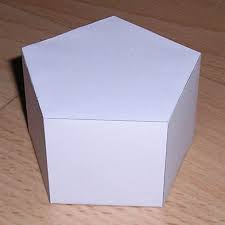
#> input picture Day-17/input/sample 7.jpg, 225 x 225 px; its folder holds only this picture in this run
$ python challenge_task.py
#> lines starting #> are read from the running program, lines starting #| are printed output that depends on the picture; after the words box and inside, x2 and y2 are one past the last pixel; in counts of white or black regions, pixels touching at a corner belong together
import cv2
import os

def find_image_path(i):
    possible_names = [
        f"input/sample{i}.jpg",
        f"input/sample{i}.png",
        f"input/sample{i}.jpeg",
        f"input/sample {i}.jpg",
        f"input/sample {i}.png",
        f"input/sample {i}.jpeg",
    ]
    for name in possible_names:
        if os.path.exists(name):
            return name
    return None


challenge_images = []
for i in range(1, 11):
    path = find_image_path(i)
    if path:
        challenge_images.append(path)
    else:
        print(f"Warning: Could not find image for sample {i}")


def classify_shape(contour):
    perimeter = cv2.arcLength(contour, True)
    approx = cv2.approxPolyDP(contour, 0.04 * perimeter, True)
    corners = len(approx)

    if corners == 3:
        return "Triangle"
    elif corners == 4:
        x, y, w, h = cv2.boundingRect(approx)
        aspect_ratio = w / float(h)
        return "Square" if 0.95 <= aspect_ratio <= 1.05 else "Rectangle"
    elif corners > 4:
        return "Circle"
    return "Polygon"


print("===== CHALLENGE TASK: 10 SHAPE IMAGES =====\n")
os.makedirs("output/challenge", exist_ok=True)

for path in challenge_images:
    name = os.path.splitext(os.path.basename(path))[0]
    img = cv2.imread(path)
#> img is the input picture: shape (225, 225, 3); mean B, G, R 160.6, 152.7, 167.9
    if img is None:
        print(f"[{name}] Error: could not read {path} - skipping.")
        continue

    gray = cv2.cvtColor(img, cv2.COLOR_BGR2GRAY)
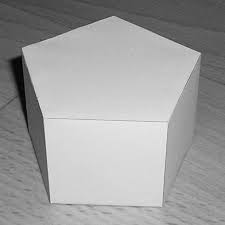
#> gray: shape (225, 225); min 0, max 235, mean 158.2
    _, thresh = cv2.threshold(gray, 127, 255, cv2.THRESH_BINARY_INV)
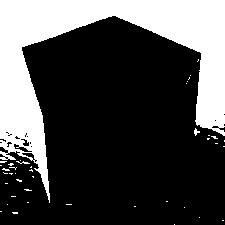
#> thresh: shape (225, 225); 28.9% white; 41 white regions (38 under 20 px)
    contours, _ = cv2.findContours(thresh, cv2.RETR_EXTERNAL, cv2.CHAIN_APPROX_SIMPLE)
#> contours = 41 contours, 40 with area under 20; largest, box (x1, y1, x2, y2) and area: (0, 0, 225, 203) 14022

    # Fallback to Otsu thresholding if standard thresholding finds no shapes
    if sum(1 for c in contours if cv2.contourArea(c) >= 100) == 0:
        _, thresh = cv2.threshold(gray, 0, 255, cv2.THRESH_BINARY_INV + cv2.THRESH_OTSU)
        contours, _ = cv2.findContours(thresh, cv2.RETR_EXTERNAL, cv2.CHAIN_APPROX_SIMPLE)

    contour_img = img.copy()
    cv2.drawContours(contour_img, contours, -1, (0, 255, 0), 2)
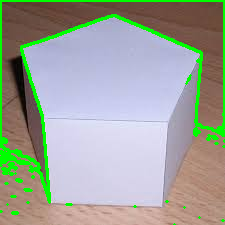
#> contour_img: shape (225, 225, 3); 7.27% of pixels changed, all inside (x1, y1, x2, y2) = (0, 0, 225, 225)

    final = img.copy()
    shape_count = 0
    for c in contours:
        area = cv2.contourArea(c)
        if area < 100:
            continue
        shape = classify_shape(c)
        x, y, w, h = cv2.boundingRect(c)
        cv2.drawContours(final, [c], -1, (0, 255, 0), 2)
        cv2.putText(final, shape, (x, y - 10), cv2.FONT_HERSHEY_SIMPLEX,
                    0.6, (255, 0, 0), 2)
        shape_count += 1
#> this loop made 41 passes
#> (area, perimeter in classify_shape, corners in classify_shape, shape, x, y, w, h) on pass 41: (14022, 1179.5, 6, 'Circle', 0, 0, 225, 203)
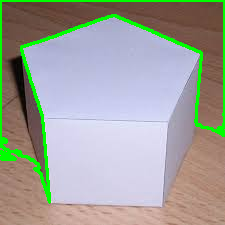
#> final: shape (225, 225, 3); 6.01% of pixels changed, all inside (x1, y1, x2, y2) = (0, 0, 225, 204)
#> after the loop, shape_count = 1

    cv2.imwrite(f"output/challenge/{name}_original.jpg", img)
    cv2.imwrite(f"output/challenge/{name}_contours.jpg", contour_img)
    cv2.imwrite(f"output/challenge/{name}_final.jpg", final)

    print(f"[{name}] {img.shape[1]}x{img.shape[0]} -> {shape_count} shape(s) detected")
#| [sample 7] 225x225 -> 1 shape(s) detected

print("\nChallenge Task complete. Results saved to output/challenge/")

$ run again, on Day-17/input/sample8.jpg
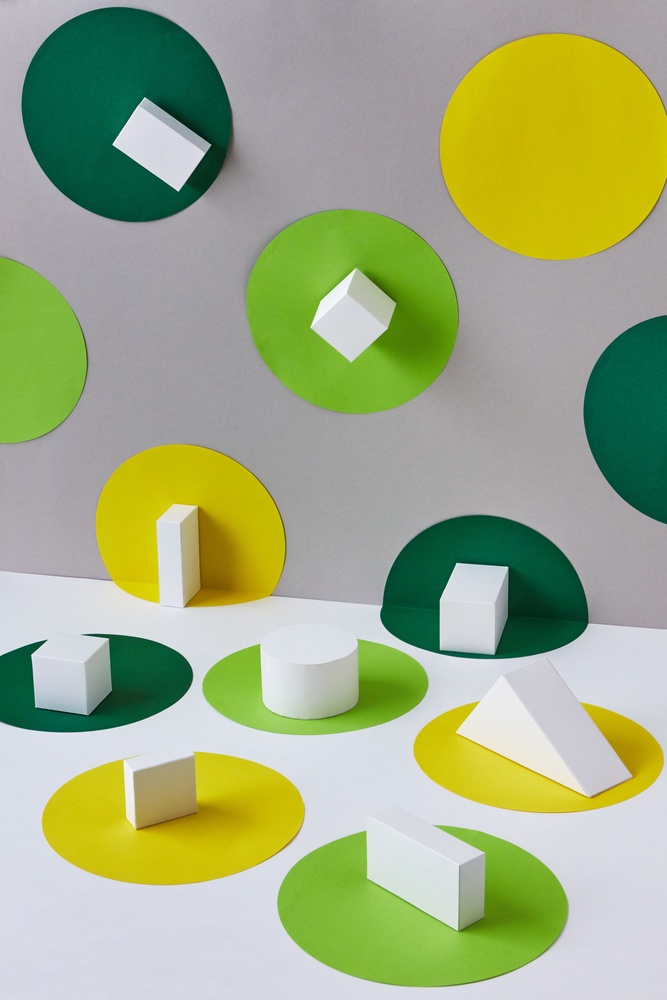
#> input picture Day-17/input/sample8.jpg, 667 x 1000 px, shrunk from 3799 x 5698 before the run
#> img is the input picture: shape (1000, 667, 3); mean B, G, R 132.1, 173.4, 161
#> `_, thresh = cv2.threshold(gray, 127, 255, cv2.THRESH_BINARY_INV)`:
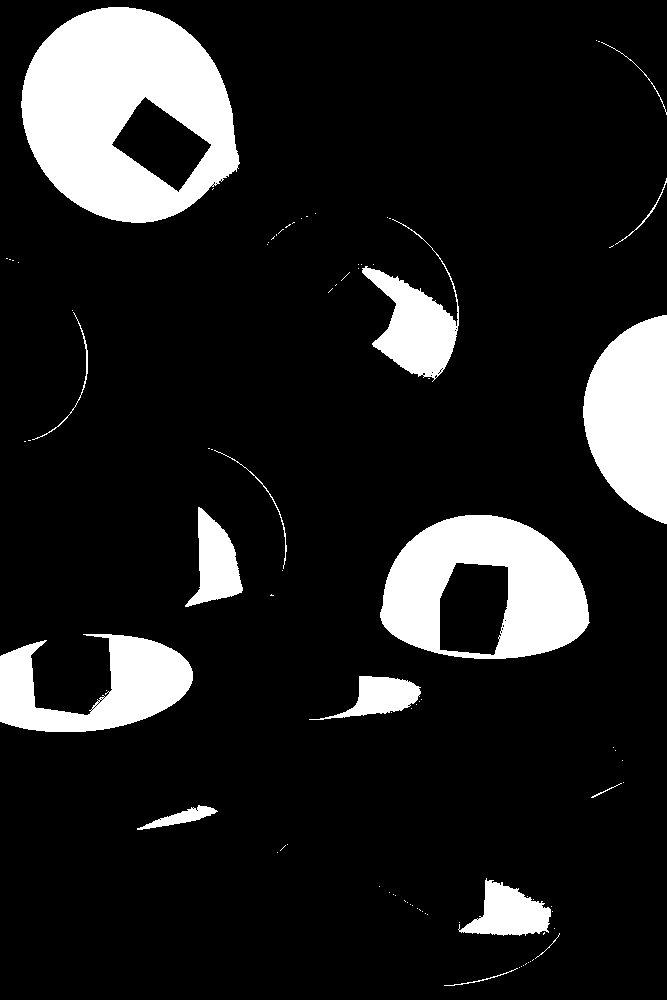
#> thresh: shape (1000, 667); 13.2% white; 91 white regions (75 under 20 px)
#> contours = 91 contours, 78 with area under 20; largest, box (x1, y1, x2, y2) and area: (21, 7, 240, 223) 35650, (380, 515, 590, 659) 23374, (583, 315, 667, 524) 12800, (0, 634, 193, 732) 9926, (362, 219, 459, 382) 5469
#> contour_img: shape (1000, 667, 3); 2.41% of pixels changed, all inside (x1, y1, x2, y2) = (0, 6, 667, 987)
#> the loop `for c in contours:` made 91 passes
#> (area, perimeter in classify_shape, corners in classify_shape, shape, x, y, w, h) on passes 30, 46, 47, 50, 51, 58: (2871.5, 339.8, 5, 'Circle', 458, 878, 93, 58), (2030.5, 295.7, 5, 'Circle', 309, 676, 112, 44), (9926, 751.2, 7, 'Circle', 0, 634, 193, 98), (23374, 593.9, 6, 'Circle', 380, 515, 210, 144), (2885.5, 280.2, 5, 'Circle', 185, 507, 58, 100), (12799.5, 512.3, 5, 'Circle', 583, 315, 84, 209)
#> after the loop `for c in contours:`:
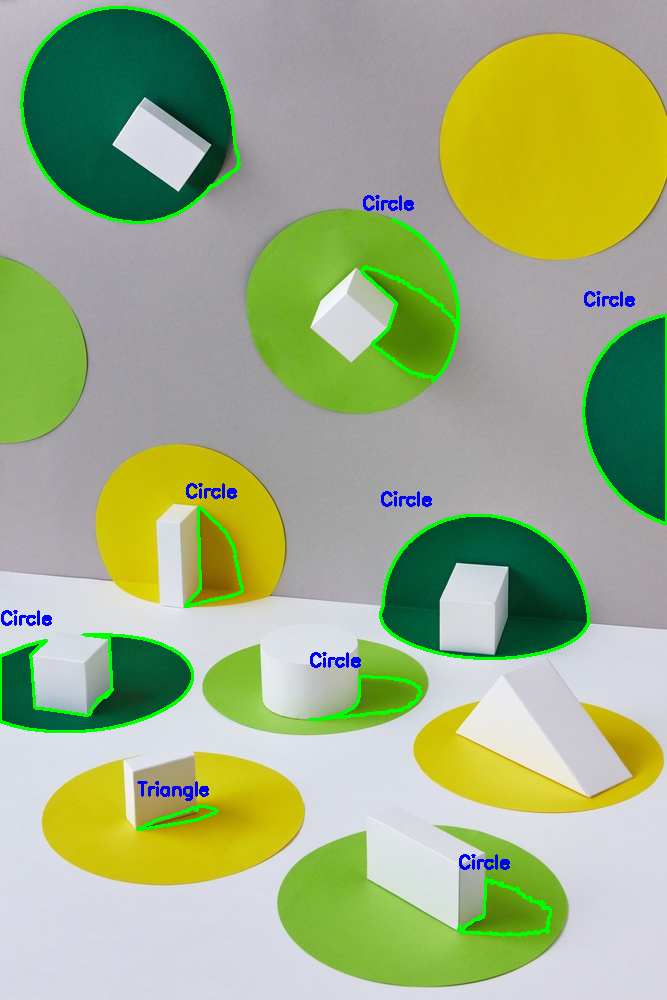
#> final: shape (1000, 667, 3); 2.43% of pixels changed, all inside (x1, y1, x2, y2) = (0, 6, 667, 937)
#> after the loop `for c in contours:`: shape_count = 9
#| [sample8] 667x1000 -> 9 shape(s) detected
